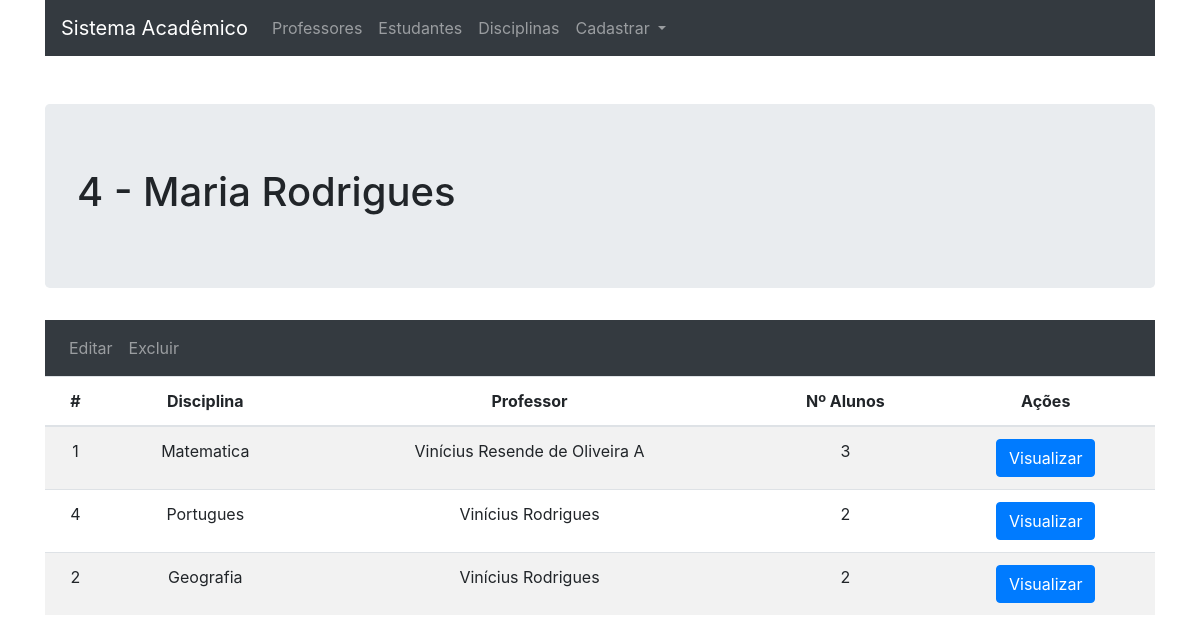
Page /estudante/show/4 on the committed database.
### tables this page shows
CREATE TABLE IF NOT EXISTS `estudantes` (
  `Id` int(11) NOT NULL AUTO_INCREMENT,
  `Nome` varchar(100) NOT NULL,
  `cpf` varchar(11) NOT NULL,
  `data_nasc` date NOT NULL,
  PRIMARY KEY (`Id`)
);

CREATE TABLE IF NOT EXISTS `disciplinas` (
  `Id` int(11) NOT NULL AUTO_INCREMENT,
  `Nome` varchar(70) NOT NULL,
  `Professor` int(11) NOT NULL,
  PRIMARY KEY (`Id`)
);

CREATE TABLE IF NOT EXISTS `professores` (
  `Id` int(11) NOT NULL AUTO_INCREMENT,
  `Nome` varchar(100) NOT NULL,
  `CPF` varchar(11) NOT NULL,
  `data_nasc` date NOT NULL,
  PRIMARY KEY (`Id`)
);

### core/controller.php (called while the page is built, shortened)
<?php
class controller {
    public function __construct(){
        $this->alunos = new Alunos();
        $this->estudantes = new Estudantes();
    }
    public function loadTemplete($viewName, $viewData = array()){
        require 'views/templete.php';
    }
    public function loadViewInTemplete($viewName, $viewData = array()) {
        extract($viewData);
        require 'views/'.$viewName.'.php';
    }
}

### controllers/estudanteController.php (called while the page is built, shortened)
<?php
class estudanteController extends controller{
    public function show($Id){
        $estudante = new Estudante();
        $estudante->Id = $Id;
        $dados['estudante'] = $this->estudantes->get($Id);
        $dados['disciplinas'] = $this->alunos->getAlunoAllDisciplinas($estudante);
        $this->loadTemplete('getEstudante', $dados);
    }
}

### core/Core.php (called while the page is built, shortened)
<?php
class Core{
    public function run(){
        $url = '/';
        $url .= (isset($_GET['url']))? $_GET['url'] : '';
        $params = array();
        if(!empty($url) && $url != '/'){
            $url = explode('/', $url);
            array_shift($url);
            if (!empty($url[0])) {
                array_shift($url);
            }
            if (!empty($url[0]) && $url[0] != '/') {
                $currentAction = $url[0];
                array_shift($url);
            }else {
                $currentAction = 'index';
            }
            if (count($url) > 0) {
                $params = $url;
            }
        }else{
            $currentController = 'homeController';
            $currentAction = 'home';
        }
        $c = new $currentController();
        call_user_func_array(array($c, $currentAction), $params);
    }
}

### index.php (called while the page is built, shortened)
<?php
$core = new Core();
$core->run();

### core/data.php (called while the page is built, shortened)
<?php
class data {
    public function __construct(){
        global $db;
        $this->db = $db;
    }
}

### data/Estudantes.php (called while the page is built, shortened)
<?php
class Estudantes extends data{
    public function Get($Id){
        $sql = "SELECT * FROM estudantes WHERE Id = :Id";
        $sql = $this->db->prepare($sql);
        $sql->bindValue(':Id', $Id);
        $sql->execute();
        if($sql->rowCount() > 0){
            $sql = $sql->fetch(PDO::FETCH_ASSOC);
            return $sql;
        }
        return false;
    }
}

### data/Alunos.php (called while the page is built, shortened)
<?php
class Alunos extends data{
    public function getAlunoAllDisciplinas($Estudante){
        $sql = "SELECT D.Id, D.Nome, P.Id as pId, P.Nome as pNome, (select Count(Id) From alunos A WHERE A.Disciplina = D.Id) as Alunos FROM disciplinas D, professores P, Alunos A WHERE D.Professor = P.Id AND A.Disciplina = D.Id AND A.Estudante = :Estudante";
        $sql = $this->db->prepare($sql);
        $sql->bindValue(':Estudante', $Estudante->Id);
        $sql->execute();
        if($sql->rowCount() > 0){
            $sql = $sql->fetchAll(PDO::FETCH_ASSOC);
            return $sql;
        }
        return array();
    }
}

### views/getEstudante.php (the view)
<div class="container">
    <div class="jumbotron mt-5">
        <h1><?=$estudante['Id']?> - <?=$estudante['Nome']?></h1>
    </div>
    <nav class="navbar navbar-expand-sm bg-dark navbar-dark">
        <ul class="navbar-nav">
            <li class="nav-item">
            <a class="nav-link" href="<?=BASE_URL?>estudante/atualizacao/<?=$estudante['Id']?>">Editar</a>
            </li>
            <li class="nav-item">
            <a class="nav-link" href="<?=BASE_URL?>estudante/excluir/<?=$estudante['Id']?>">Excluir</a>
            </li>
        </ul>
    </nav>
    <table class="table table-striped">
        <thead>
        <tr>
            <th>#</th>
            <th>Disciplina</th>
            <th>Professor</th>
            <th>Nº Alunos</th>
            <th>Ações</th>
        </tr>
        </thead>
        <tbody>
<?php
if(count($disciplinas) > 0):
    foreach ($disciplinas as $disciplina):
?>
        <tr>
            <td><?=$disciplina['Id']?></td>
            <td><?=$disciplina['Nome']?></td>
            <td><?=$disciplina['pNome']?></td>
            <td><?=$disciplina['Alunos']?></td>
            <td>
                <a href="<?=BASE_URL?>disciplina/show/<?=$disciplina['Id']?>" class="btn btn-primary">Visualizar</a>
            </td>
        </tr>
<?php
    endforeach;
endif;
?>
    </tbody>
  </table>
</div>

### views/templete.php (shortened to what this page needs)
<!DOCTYPE html>
<html lang="en">
<head>
    <link rel="stylesheet" href="<?=BASE_URL?>assets/css/bootstrap.min.css">
</head>
<body>
    <div class="container">
        <nav class="navbar navbar-expand-sm bg-dark navbar-dark">
            <a class="navbar-brand" href="<?=BASE_URL?>">Sistema Acadêmico</a>
            <ul class="navbar-nav">
                <li class="nav-item">
                    <a class="nav-link" href="<?=BASE_URL?>professor/">Professores</a>
                </li>
                <li class="nav-item">
                    <a class="nav-link" href="<?=BASE_URL?>estudante/">Estudantes</a>
                </li>
                <li class="nav-item">
                    <a class="nav-link" href="<?=BASE_URL?>disciplina">Disciplinas</a>
                </li>
                <li class="nav-item dropdown">
                <a class="nav-link dropdown-toggle" href="#" id="navbardrop" data-toggle="dropdown">
                    Cadastrar
                </a>
                </li>
            </ul>
        </nav>
    </div>
    <?php $this->loadViewInTemplete($viewName, $viewData);?>
</body>
</html>

### views/templete.php (style rules this page uses)
.table { text-align: center; }

### rows in the picture
estudantes: Id "4", Nome "Maria Rodrigues"
disciplinas: Id "1", Nome "Matematica", professores.Nome "Vinícius Resende de Oliveira A", Alunos "3"
disciplinas: Id "4", Nome "Portugues", professores.Nome "Vinícius Rodrigues", Alunos "2"
disciplinas: Id "2", Nome "Geografia", professores.Nome "Vinícius Rodrigues", Alunos "2"
